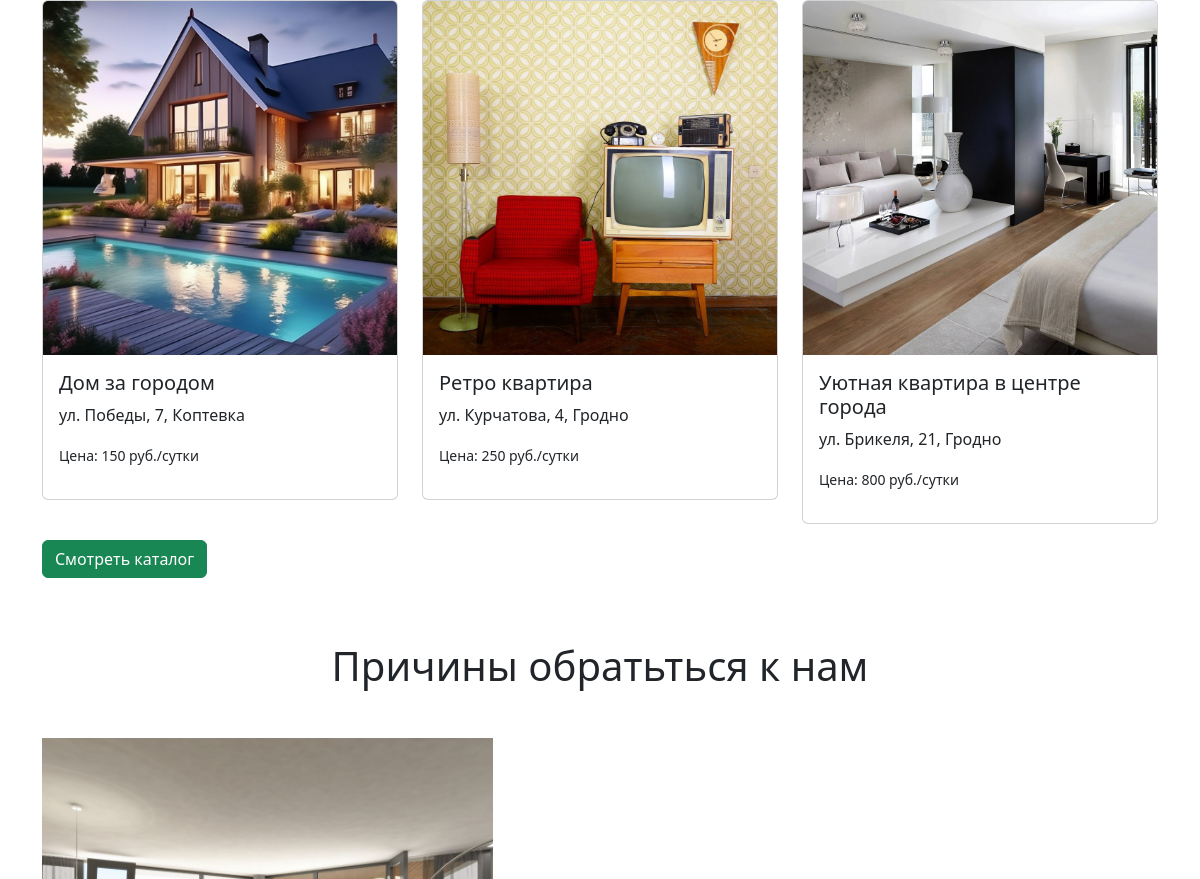
Before: / (middle part) with the older database file.
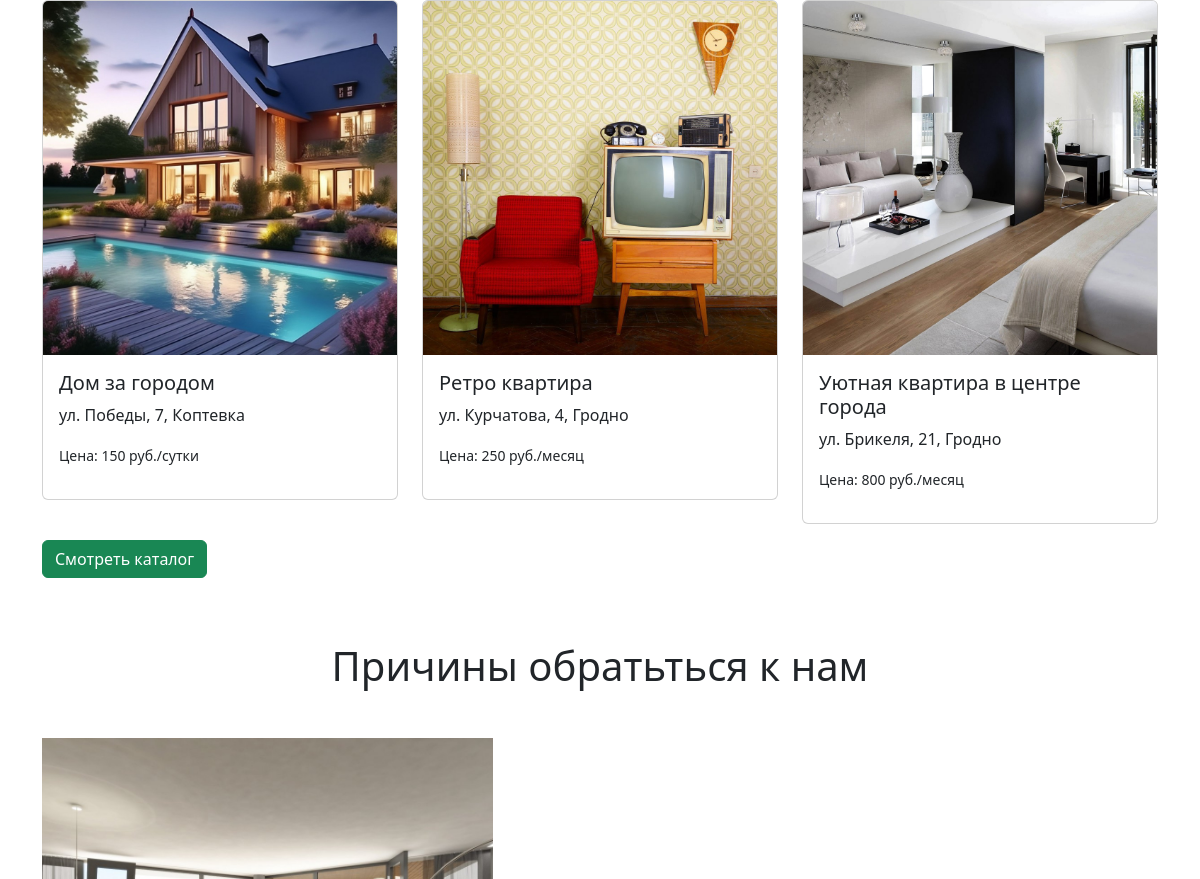
After: the same page with the newer database file.
### app.py (models this page shows, shortened)
class Articles(db.Model):
    id = db.Column(db.Integer,primary_key=True)
    title = db.Column(db.String(100))
    text = db.Column(db.Text)
    image_name = db.Column(db.String(100))
    category = db.Column(db.String(100))
    price = db.Column(db.Integer)
    floor = db.Column(db.Integer)
    entrance = db.Column(db.Integer)
    type_app = db.Column(db.String(100))
    address= db.Column(db.String(100))
    count_rooms = db.Column(db.Integer)
    hide = db.Column(db.Boolean, default=True)
    id_user = db.Column(db.Integer, db.ForeignKey('users.id'))
    orders = db.relationship('Orders', backref='article', lazy=True)
    images = db.relationship('Image', backref='article', lazy=True, cascade="all, delete-orphan")

### app.py (the view)
@app.route('/', methods=['GET', 'POST'])
def index():
    random_articles = Articles.query.order_by(func.random()).limit(3).all()
    return render_template("index.html",random_articles=random_articles)

### app.py (called while the page is built)
@app.context_processor
def inject_unread_messages():
    if 'name' in session:
        current_user = Users.query.filter_by(email=session['name']).first()
        unread_count = Messages.query.filter_by(recipient_id=current_user.id, is_read=False).count()
        return dict(unread_messages=unread_count)
    return dict(unread_messages=0)

@app.context_processor
def inject_user():
    def get_user_name():
        if 'name' in session:
            return Users.query.filter_by(email=session['name']).first()
    return dict(active_user=get_user_name())

@app.context_processor
def inject_unread_count():
    if 'name' in session:
        user = Users.query.filter_by(email=session['name']).first()
        if user:
            unread_count = Notification.query.filter_by(user_id=user.id, is_read=False).count()
            return dict(unread_notifications=unread_count)
    return dict(unread_notifications=0)

### templates/index.html (shortened to what this page needs)
{% extends 'base.html' %}
{% block main %}
    <main>
      <div class="container my-5">
        <div class="row">
          {%for article in random_articles%}
          <div class="col-md-4">
            <a href="/card/{{article.id}}" class="card-link">
              <div class="card">
                <img
                  src="../static/img/upload/{{article.image_name}}"
                  class="card-img-top"
                  alt="Уютная квартира"
                />
                <div class="card-body">
                  <h5 class="card-title">{{article.title}}</h5>
                  <p class="font-weight-bold">{{article.address}}</p>
                  <p><small>Цена: {{article.price}} руб./{%if article.type_app=="Посуточная"%}сутки{%else%}месяц{%endif%}</small></p>
                </div>
              </div>
            </a>
          </div>
          {%endfor%}
        </div>
        <a href="/catalog" class="my-3 btn btn-success" >Смотреть каталог</a>
      </div>
      <div class="container marketing my-5">
        <h1 class="text-center my-5">Причины обратьться к нам</h1>
        <div class="row featurette">
          <div class="col-md-7 order-md-2 ad">
          </div>
          <div class="col-md-5 order-md-1">
            <img src="../static/img/ad1.jpg" width="100%" alt="" />
          </div>
        </div>
      </div>
    </main>
    {% endblock %}

### templates/base.html (shortened to what this page needs)
<!DOCTYPE html>
<html lang="en">
  <head>
    <link
      href="{{ url_for('static', filename='css/bootstrap.min.css') }}"
      rel="stylesheet"
    />
    <link rel="stylesheet" href="{{ url_for('static', filename='css/style.css') }}" />
    <link rel="stylesheet" href="https://cdn.jsdelivr.net/npm/flatpickr/dist/flatpickr.min.css">
<link
  rel="stylesheet"
  href="https://unpkg.com/leaflet@1.9.4/dist/leaflet.css"
/>
  </head>
  <body>
    {% block main %} {% endblock %}
  </body>
</html>

### static/css/style.css (style rules this page uses)
html { height: 100%; }
body { display: flex; flex-direction: column; height: 100%; background-color: #ffff; border-radius: 30px; }
main { flex: 1 0 auto; }
.ad { display: flex; flex-direction: column; justify-content: center; }
.card-link { text-decoration: none; }
.card { transition: box-shadow 0.3s; }

Changed rows visible on the page:
changed Articles "Ретро квартира": type_app "сутки" → "месяц"
changed Articles "Уютная квартира в центре города": type_app "сутки" → "месяц"
